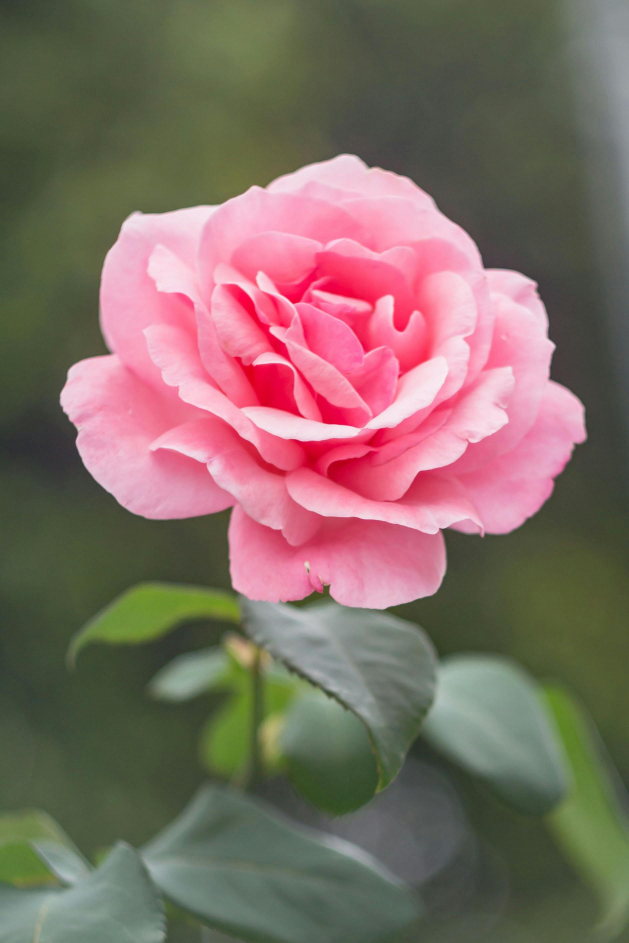
#> input picture 3. Image Processing/flower.png, 1886 x 2829 px, found by its file name (shown at 1/3 size)
$ jupyter execute --allow-errors binary_operator.ipynb
#> lines starting #> are read from the running program, lines starting #| are printed output that depends on the picture
[cell 1]
import cv2
import numpy as np
import matplotlib.pyplot as plt

[cell 2]
img = cv2.imread("../flower.png")
#> img is the input picture: shape (2829, 1886, 3); mean B, G, R 100.7, 108.5, 128.6
plt.imshow(img)

[cell 3]
annotated_img = img.copy()
cv2.rectangle(annotated_img, pt1=(580,440), pt2=(980, 780), color=(255,0,0), thickness=6)
plt.imshow(annotated_img)

#> (a cell that did not finish here is left out)

[cell 5]
f, axes = plt.subplots(1,3, figsize=(15,5))

mask = np.zeros(img.shape[:2], np.uint8)
axes[0].imshow(mask)

mask[440:780, 580:980] = 255
masked_img = cv2.bitwise_and(img, img, mask=mask)
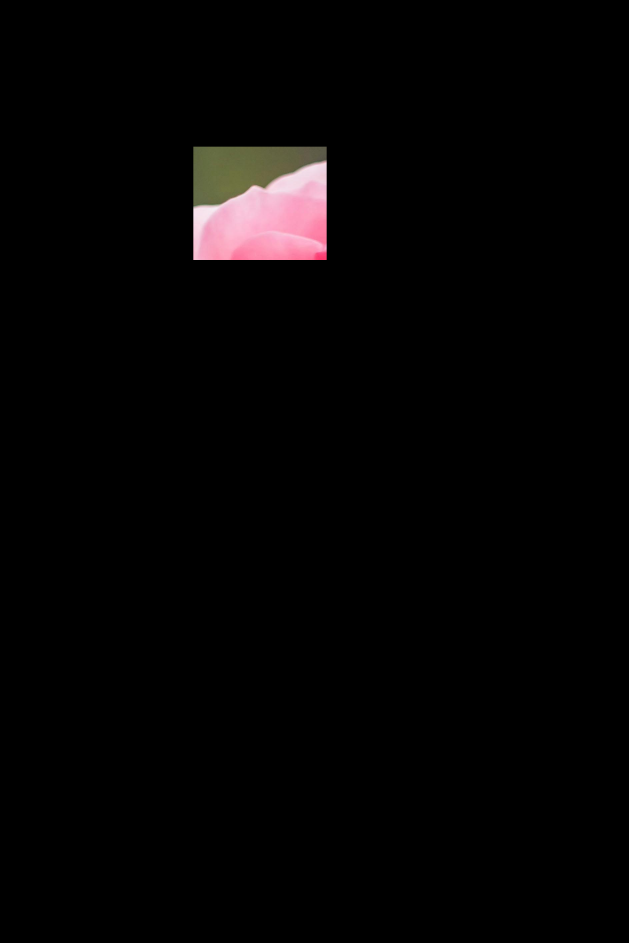
#> masked_img: shape (2829, 1886, 3) (shown at 1/3 size); mean B, G, R 3.9, 3.8, 5


axes[1].imshow(mask)
axes[2].imshow(masked_img)
plt.show()
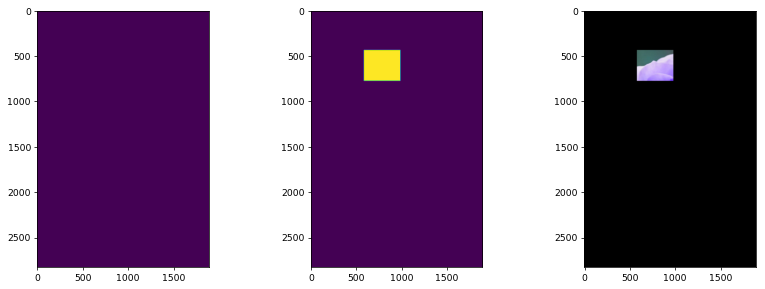
#> figure drawn by matplotlib, 3 panels; B, G, R data is drawn as R, G, B
# plt.imshow(mask, cmap='gray')

[cell 6]
img_red_hist = cv2.calcHist([img], [0], None, [256], [0,256])
#> img_red_hist = 256 values, max 135099 at index 69, min 0 at index 0, mean 20841.8
img_green_hist = cv2.calcHist([img], [1], None, [256], [0,256])
#> img_green_hist = 256 values, max 109151 at index 85, min 0 at index 243, mean 20841.8
img_blue_hist = cv2.calcHist([img], [2], None, [256], [0,256])
#> img_blue_hist = 256 values, max 120046 at index 78, min 0 at index 0, mean 20841.8

f, axes = plt.subplots(1,1, figsize=(12,6))

axes.plot(img_red_hist, color='red')
axes.plot(img_green_hist, color='green')
axes.plot(img_blue_hist, color='blue')
plt.show()
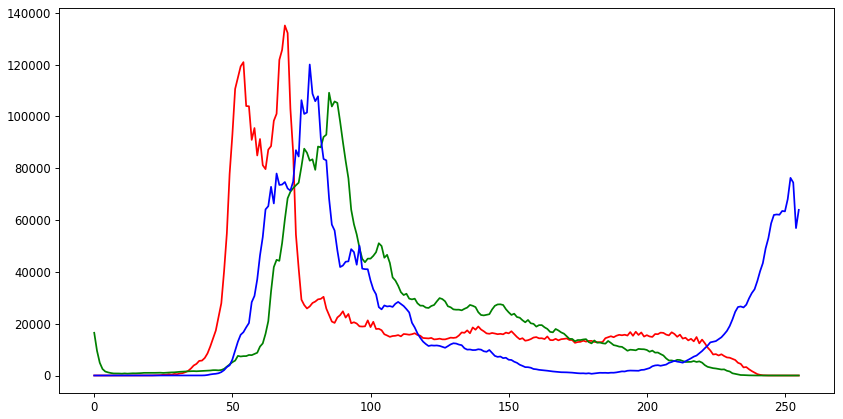
#> figure drawn by matplotlib, 1 panel; curve peaks at x = 69, y = 135099; curve peaks at x = 85, y = 109151; curve peaks at x = 78, y = 120046

[cell 7]
mask_hist = cv2.calcHist([img], [0], None, [256], [0,256])
#> mask_hist has the same summary as img_red_hist
masked_img_hist = cv2.calcHist([img], [0], mask, [256], [0,256])
#> masked_img_hist = 256 values, max 7578 at index 65, min 0 at index 0, mean 531.2

f, axes = plt.subplots(1,3, figsize=(15,5))

axes[0].plot(mask_hist)
axes[1].plot(masked_img_hist, color='orange')
axes[2].hist(img.flatten(), 256, [0,256], 'orange')
plt.show()
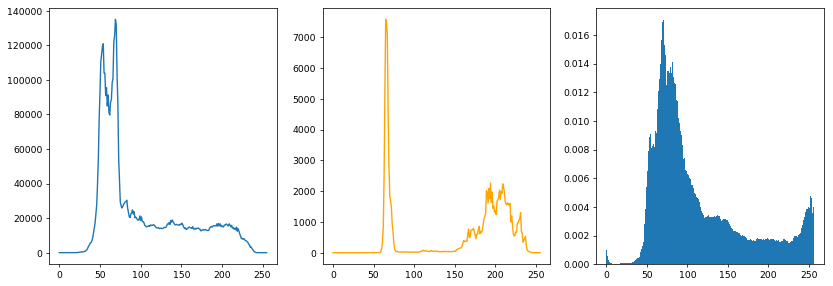
#> figure drawn by matplotlib, 3 panels; panel 1: curve peaks at x = 69, y = 135099; panel 2: curve peaks at x = 65, y = 7578; panel 3: tallest bar 0.017 high, from x = 70 to 71
# plt.imshow(mask, cmap='gray')
